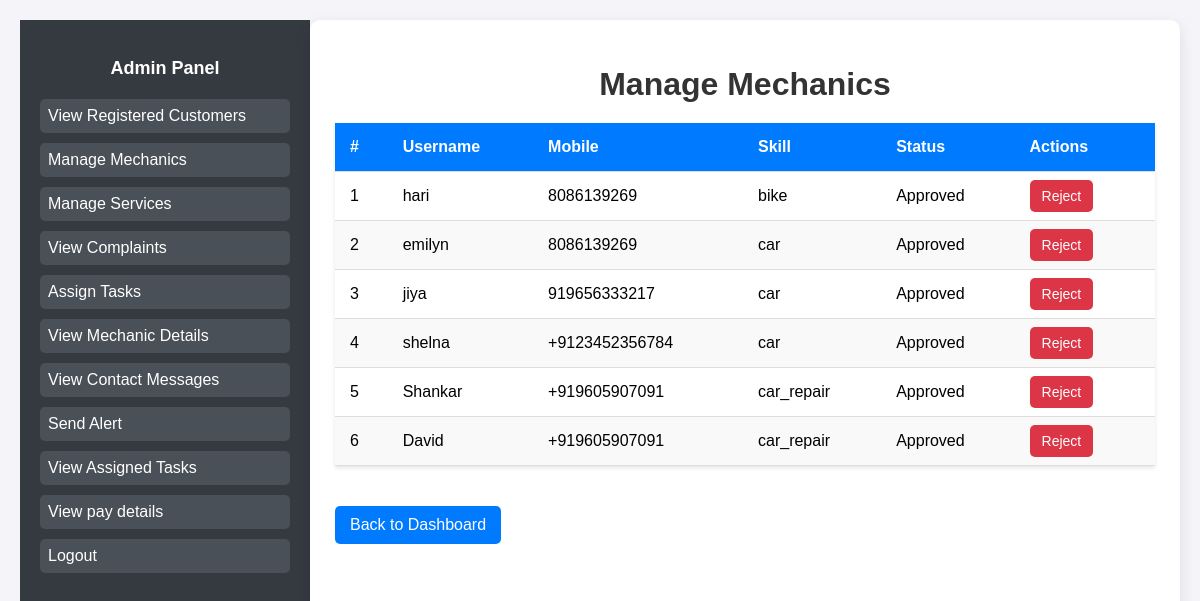
The app's page /manage_mechanic/ (signed in) with its own data.
### Home/models.py (models this page shows, shortened)
class Mechanic(models.Model):
    user = models.OneToOneField(User, on_delete=models.CASCADE)
    mobile = models.CharField(max_length=15)
    skill = models.CharField(max_length=100)
    status = models.BooleanField(default=False)  # Approval status by admin

### Home/views.py (the view)
# urls.py: path('manage_mechanic/', views.manage_mechanic, name='manage_mechanic'),
@login_required
@user_passes_test(lambda u: u.is_superuser)
def manage_mechanic(request):
    mechanics = Mechanic.objects.all()
    if 'approve' in request.GET:
        mechanic_id = request.GET.get('approve')
        mechanic = get_object_or_404(Mechanic, id=mechanic_id)
        mechanic.status = True
        mechanic.save()
        return redirect('manage_mechanic')  # Reload the page after approval
    if 'reject' in request.GET:
        mechanic_id = request.GET.get('reject')
        mechanic = get_object_or_404(Mechanic, id=mechanic_id)
        mechanic.delete()
        return redirect('manage_mechanic')  # Reload the page after rejection
    return render(request, 'manage_mechanic.html', {'mechanics': mechanics})

### templates/manage_mechanic.html (shortened to what this page needs)
{% extends 'base_admin.html' %}
{% block content %}
<!DOCTYPE html>
<html lang="en">
<head>
</head>
<body>
    <h1>Manage Mechanics</h1>
    <table>
        <thead>
            <tr>
                <th>#</th>
                <th>Username</th>
                <th>Mobile</th>
                <th>Skill</th>
                <th>Status</th>
                <th>Actions</th>
            </tr>
        </thead>
        <tbody>
            {% for mechanic in mechanics %}
            <tr>
                <td>{{ forloop.counter }}</td>
                <td>{{ mechanic.user.username }}</td>
                <td>{{ mechanic.mobile }}</td>
                <td>{{ mechanic.skill }}</td>
                <td>
                    {% if mechanic.status %}
                        Approved
                    {% else %}
                        Pending
                    {% endif %}
                </td>
                <td class="actions">
                    <a href="{% url 'reject_mechanic' mechanic.id %}" class="reject">Reject</a>
                </td>
            </tr>
            {% empty %}
            <tr>
                <td colspan="6" style="text-align: center; color: #666;">No mechanics available.</td>
            </tr>
            {% endfor %}
        </tbody>
    </table>
    <a href="{% url 'admin_dashboard' %}" class="back-link">Back to Dashboard</a>
</body>
</html>
{% endblock %}

### templates/manage_mechanic.html (style rules this page uses)
body { font-family: Arial, sans-serif; margin: 0; padding: 20px; background-color: #f4f4f9; }
h1 { color: #333; text-align: center; margin-bottom: 20px; }
table { width: 100%; border-collapse: collapse; margin: 20px auto; background-color: white; box-shadow: 0 2px 4px rgba(0, 0, 0, 0.1); }
th, td { padding: 15px; text-align: left; border-bottom: 1px solid #ddd; }
th { background-color: #007bff; color: white; font-weight: bold; }
tr:nth-child(even) { background-color: #f9f9f9; }
.actions a { text-decoration: none; font-size: 14px; margin-right: 10px; padding: 8px 12px; border-radius: 5px; transition: 0.3s ease; }
.reject { background-color: #dc3545; color: white; }
.back-link { display: inline-block; margin: 20px 0; padding: 10px 15px; background-color: #007bff; color: white; text-decoration: none; border-radius: 5px; text-align: center; }

### records on screen
Mechanic: user.username "hari", mobile "8086139269", skill "bike", status "Approved"
Mechanic: user.username "emilyn", mobile "8086139269", skill "car", status "Approved"
Mechanic: user.username "jiya", mobile "919656333217", skill "car", status "Approved"
Mechanic: user.username "shelna", mobile "+9123452356784", skill "car", status "Approved"
Mechanic: user.username "Shankar", mobile "+919605907091", skill "car_repair", status "Approved"
Mechanic: user.username "David", mobile "+919605907091", skill "car_repair", status "Approved"
